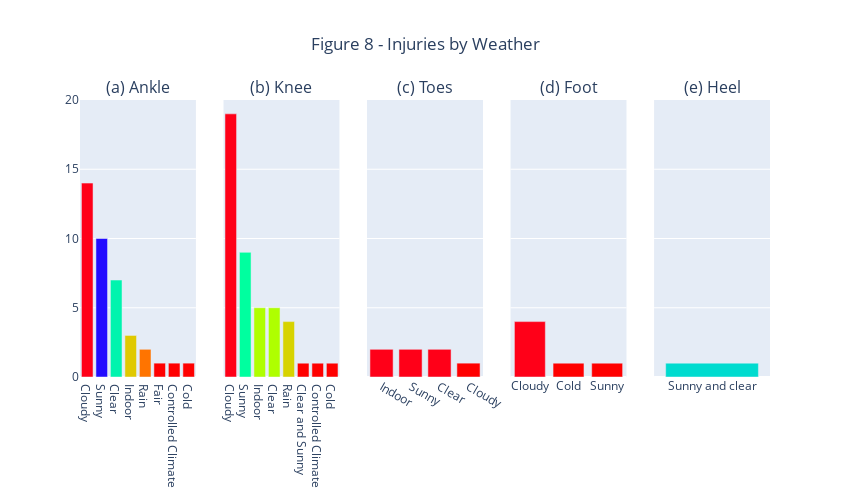

Notebook code cell kept with this figure:
### Markdown cell above
Linebackers and Wide Receivers have a high chance to get injuries on Ankle and Knee, the other injuries types are rare in any Position.<br>
Let's check the weather when a player get a injury, showed on the Figure 8.

### Code cell
fig = make_subplots(rows=1, cols=5, specs=[[{"type": "xy"}, {"type": "xy"}, {"type": "xy"},
                                          {"type": "xy"}, {"type": "xy"}]], 
                    shared_xaxes=True, shared_yaxes=True,
                    vertical_spacing=1,
                    subplot_titles = ('(a) Ankle', 
                                      '(b) Knee',
                                      '(c) Toes',
                                      '(d) Foot',
                                      '(e) Heel'))

feature = "Weather"
feature_filter = "BodyPart"
feature_value = ["Ankle", "Knee", "Toes", "Foot", "Heel"]
col_num = 1

for i in feature_value:
    df_aux = inj_playlist[inj_playlist[feature_filter] == i]
    df_aux = df_aux[feature].value_counts()
    df_aux = df_aux[df_aux > 0]
    value = df_aux.values
    label = df_aux.index

    fig.add_trace(go.Bar(y=value, 
                         x=label,
                         hoverinfo='y',
                         showlegend=False,
                         marker={'color': value,
                         'colorscale': 'hsv'}),
                         row=1, col=col_num)
    col_num = col_num+1

fig.update_layout(height=500, width=850, title="Figure 8 - Injuries by Weather", title_x=0.5)
fig.show()

### Figure 1 — Plotly figure (JSON) as saved in the notebook; plotly's stock layout.template omitted (floating-point values rounded to 4 significant figures)
{"data": [{"hoverinfo": "y", "marker": {"color": [14, 10, 7, 3, 2, 1, 1, 1], "colorscale": [[0, "#ff0000"], [0.1111, "#ffa700"], [0.2222, "#afff00"], [0.3333, "#08ff00"], [0.4444, "#00ff9f"], [0.5556, "#00b7ff"], [0.6667, "#0010ff"], [0.7778, "#9700ff"], [0.8889, "#ff00bf"], [1, "#ff0018"]]}, "showlegend": false, "type": "bar", "x": ["Cloudy", "Sunny", "Clear", "Indoor", "Rain", "Fair", "Controlled Climate", "Cold"], "xaxis": "x", "y": [14, 10, 7, 3, 2, 1, 1, 1], "yaxis": "y"}, {"hoverinfo": "y", "marker": {"color": [19, 9, 5, 5, 4, 1, 1, 1], "colorscale": [[0, "#ff0000"], [0.1111, "#ffa700"], [0.2222, "#afff00"], [0.3333, "#08ff00"], [0.4444, "#00ff9f"], [0.5556, "#00b7ff"], [0.6667, "#0010ff"], [0.7778, "#9700ff"], [0.8889, "#ff00bf"], [1, "#ff0018"]]}, "showlegend": false, "type": "bar", "x": ["Cloudy", "Sunny", "Indoor", "Clear", "Rain", "Clear and Sunny", "Controlled Climate", "Cold"], "xaxis": "x2", "y": [19, 9, 5, 5, 4, 1, 1, 1], "yaxis": "y2"}, {"hoverinfo": "y", "marker": {"color": [2, 2, 2, 1], "colorscale": [[0, "#ff0000"], [0.1111, "#ffa700"], [0.2222, "#afff00"], [0.3333, "#08ff00"], [0.4444, "#00ff9f"], [0.5556, "#00b7ff"], [0.6667, "#0010ff"], [0.7778, "#9700ff"], [0.8889, "#ff00bf"], [1, "#ff0018"]]}, "showlegend": false, "type": "bar", "x": ["Indoor", "Sunny", "Clear", "Cloudy"], "xaxis": "x3", "y": [2, 2, 2, 1], "yaxis": "y3"}, {"hoverinfo": "y", "marker": {"color": [4, 1, 1], "colorscale": [[0, "#ff0000"], [0.1111, "#ffa700"], [0.2222, "#afff00"], [0.3333, "#08ff00"], [0.4444, "#00ff9f"], [0.5556, "#00b7ff"], [0.6667, "#0010ff"], [0.7778, "#9700ff"], [0.8889, "#ff00bf"], [1, "#ff0018"]]}, "showlegend": false, "type": "bar", "x": ["Cloudy", "Cold", "Sunny"], "xaxis": "x4", "y": [4, 1, 1], "yaxis": "y4"}, {"hoverinfo": "y", "marker": {"color": [1], "colorscale": [[0, "#ff0000"], [0.1111, "#ffa700"], [0.2222, "#afff00"], [0.3333, "#08ff00"], [0.4444, "#00ff9f"], [0.5556, "#00b7ff"], [0.6667, "#0010ff"], [0.7778, "#9700ff"], [0.8889, "#ff00bf"], [1, "#ff0018"]]}, "showlegend": false, "type": "bar", "x": ["Sunny and clear"], "xaxis": "x5", "y": [1], "yaxis": "y5"}], "layout": {"annotations": [{"font": {"size": 16}, "showarrow": false, "text": "(a) Ankle", "x": 0.084, "xanchor": "center", "xref": "paper", "y": 1, "yanchor": "bottom", "yref": "paper"}, {"font": {"size": 16}, "showarrow": false, "text": "(b) Knee", "x": 0.292, "xanchor": "center", "xref": "paper", "y": 1, "yanchor": "bottom", "yref": "paper"}, {"font": {"size": 16}, "showarrow": false, "text": "(c) Toes", "x": 0.5, "xanchor": "center", "xref": "paper", "y": 1, "yanchor": "bottom", "yref": "paper"}, {"font": {"size": 16}, "showarrow": false, "text": "(d) Foot", "x": 0.708, "xanchor": "center", "xref": "paper", "y": 1, "yanchor": "bottom", "yref": "paper"}, {"font": {"size": 16}, "showarrow": false, "text": "(e) Heel", "x": 0.916, "xanchor": "center", "xref": "paper", "y": 1, "yanchor": "bottom", "yref": "paper"}], "height": 500, "title": {"text": "Figure 8 - Injuries by Weather", "x": 0.5}, "width": 850, "xaxis": {"anchor": "y", "domain": [0, 0.168]}, "xaxis2": {"anchor": "y2", "domain": [0.208, 0.376]}, "xaxis3": {"anchor": "y3", "domain": [0.416, 0.584]}, "xaxis4": {"anchor": "y4", "domain": [0.624, 0.792]}, "xaxis5": {"anchor": "y5", "domain": [0.832, 1]}, "yaxis": {"anchor": "x", "domain": [0, 1]}, "yaxis2": {"anchor": "x2", "domain": [0, 1], "matches": "y", "showticklabels": false}, "yaxis3": {"anchor": "x3", "domain": [0, 1], "matches": "y", "showticklabels": false}, "yaxis4": {"anchor": "x4", "domain": [0, 1], "matches": "y", "showticklabels": false}, "yaxis5": {"anchor": "x5", "domain": [0, 1], "matches": "y", "showticklabels": false}}}
